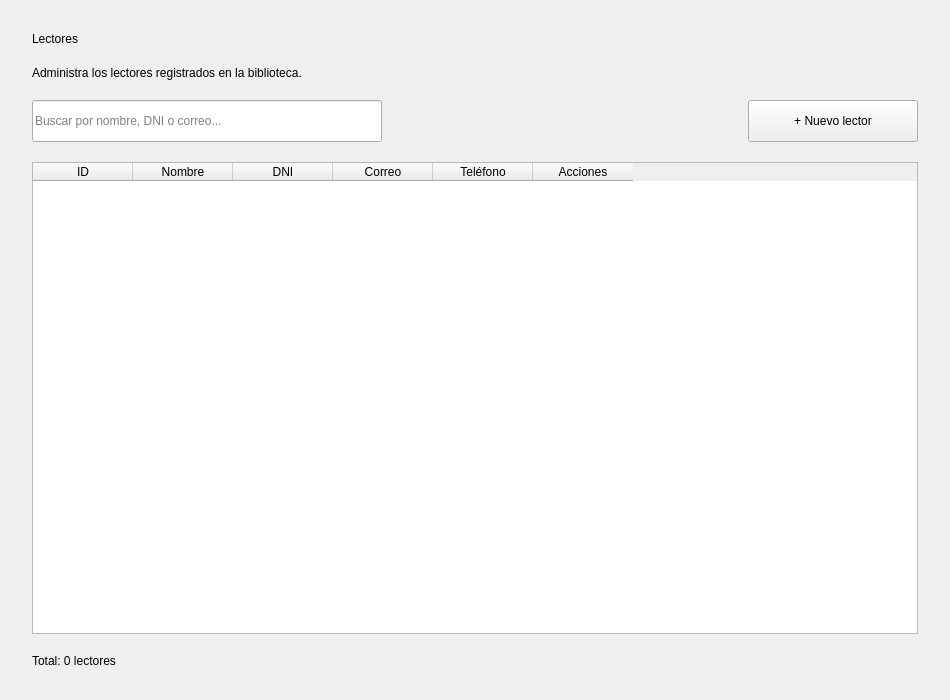
<?xml version="1.0" encoding="UTF-8"?>
<ui version="4.0">
 <class>LectoresPage</class>
 <widget class="QWidget" name="LectoresPage">
  <property name="geometry">
   <rect>
    <x>0</x>
    <y>0</y>
    <width>950</width>
    <height>700</height>
   </rect>
  </property>
  <property name="windowTitle">
   <string>Lectores</string>
  </property>
  <layout class="QVBoxLayout" name="layoutPrincipal">
   <property name="spacing">
    <number>20</number>
   </property>
   <property name="leftMargin">
    <number>32</number>
   </property>
   <property name="topMargin">
    <number>32</number>
   </property>
   <property name="rightMargin">
    <number>32</number>
   </property>
   <property name="bottomMargin">
    <number>32</number>
   </property>
   <item>
    <widget class="QLabel" name="lblTitulo">
     <property name="text">
      <string>Lectores</string>
     </property>
    </widget>
   </item>
   <item>
    <widget class="QLabel" name="lblDescripcion">
     <property name="text">
      <string>Administra los lectores registrados en la biblioteca.</string>
     </property>
    </widget>
   </item>
   <item>
    <layout class="QHBoxLayout" name="layoutHerramientas">
     <property name="spacing">
      <number>16</number>
     </property>
     <item>
      <widget class="QLineEdit" name="txtBuscar">
       <property name="minimumSize">
        <size>
         <width>250</width>
         <height>42</height>
        </size>
       </property>
       <property name="placeholderText">
        <string>Buscar por nombre, DNI o correo...</string>
       </property>
      </widget>
     </item>
     <item>
      <spacer name="espaciadorHorizontal">
       <property name="orientation">
        <enum>Qt::Horizontal</enum>
       </property>
       <property name="sizeHint" stdset="0">
        <size>
         <width>40</width>
         <height>20</height>
        </size>
       </property>
      </spacer>
     </item>
     <item>
      <widget class="QPushButton" name="btnNuevoLector">
       <property name="minimumSize">
        <size>
         <width>170</width>
         <height>42</height>
        </size>
       </property>
       <property name="text">
        <string>+ Nuevo lector</string>
       </property>
      </widget>
     </item>
    </layout>
   </item>
   <item>
    <widget class="QTableWidget" name="tablaLectores">
     <property name="selectionBehavior">
      <enum>QAbstractItemView::SelectRows</enum>
     </property>
     <property name="selectionMode">
      <enum>QAbstractItemView::SingleSelection</enum>
     </property>
     <property name="editTriggers">
      <set>QAbstractItemView::NoEditTriggers</set>
     </property>
     <property name="columnCount">
      <number>6</number>
     </property>
     <column>
      <property name="text">
       <string>ID</string>
      </property>
     </column>
     <column>
      <property name="text">
       <string>Nombre</string>
      </property>
     </column>
     <column>
      <property name="text">
       <string>DNI</string>
      </property>
     </column>
     <column>
      <property name="text">
       <string>Correo</string>
      </property>
     </column>
     <column>
      <property name="text">
       <string>Teléfono</string>
      </property>
     </column>
     <column>
      <property name="text">
       <string>Acciones</string>
      </property>
     </column>
    </widget>
   </item>
   <item>
    <widget class="QLabel" name="lblTotal">
     <property name="text">
      <string>Total: 0 lectores</string>
     </property>
    </widget>
   </item>
  </layout>
 </widget>
 <resources/>
 <connections/>
</ui>
